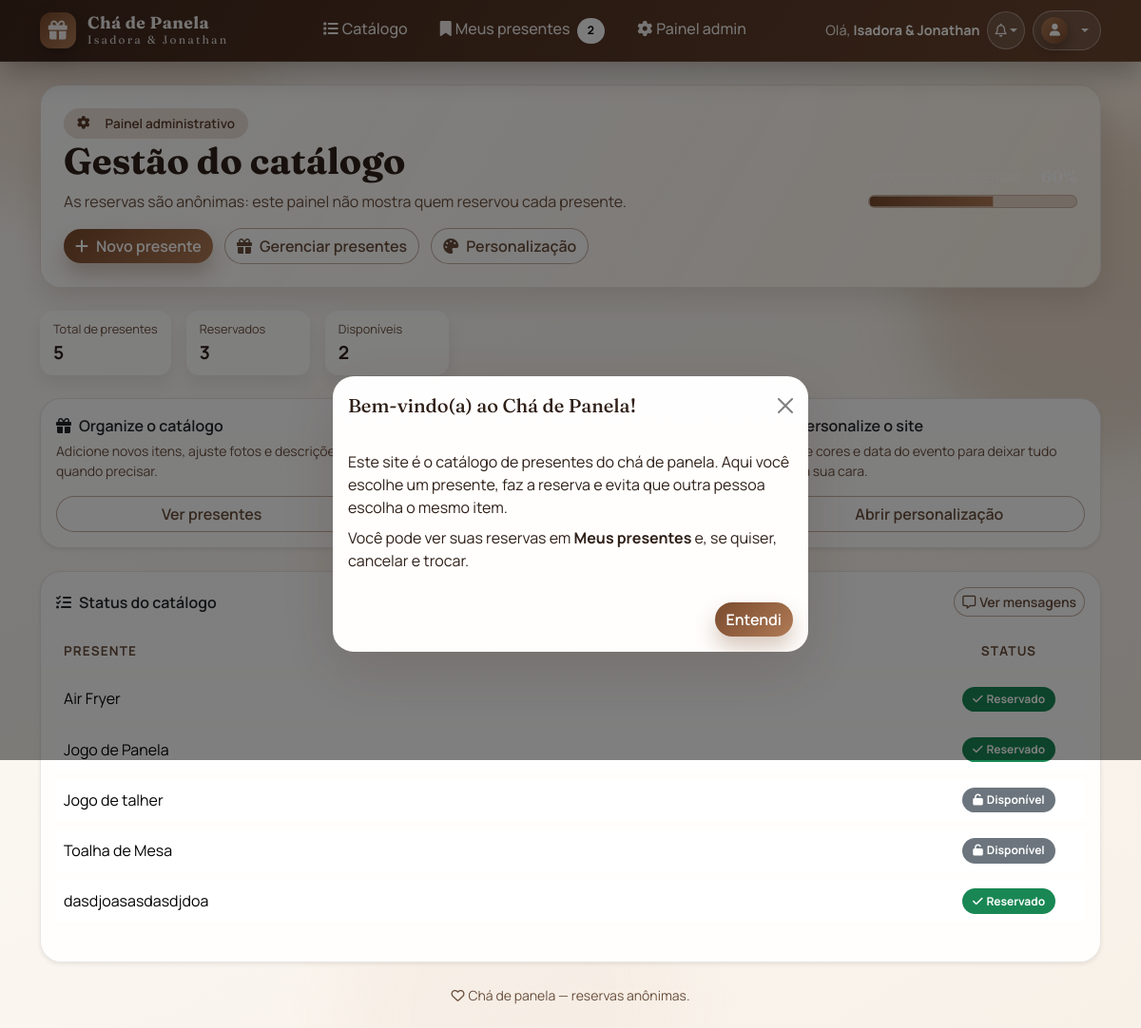
Page /painel/ (signed in) on the earlier database version.
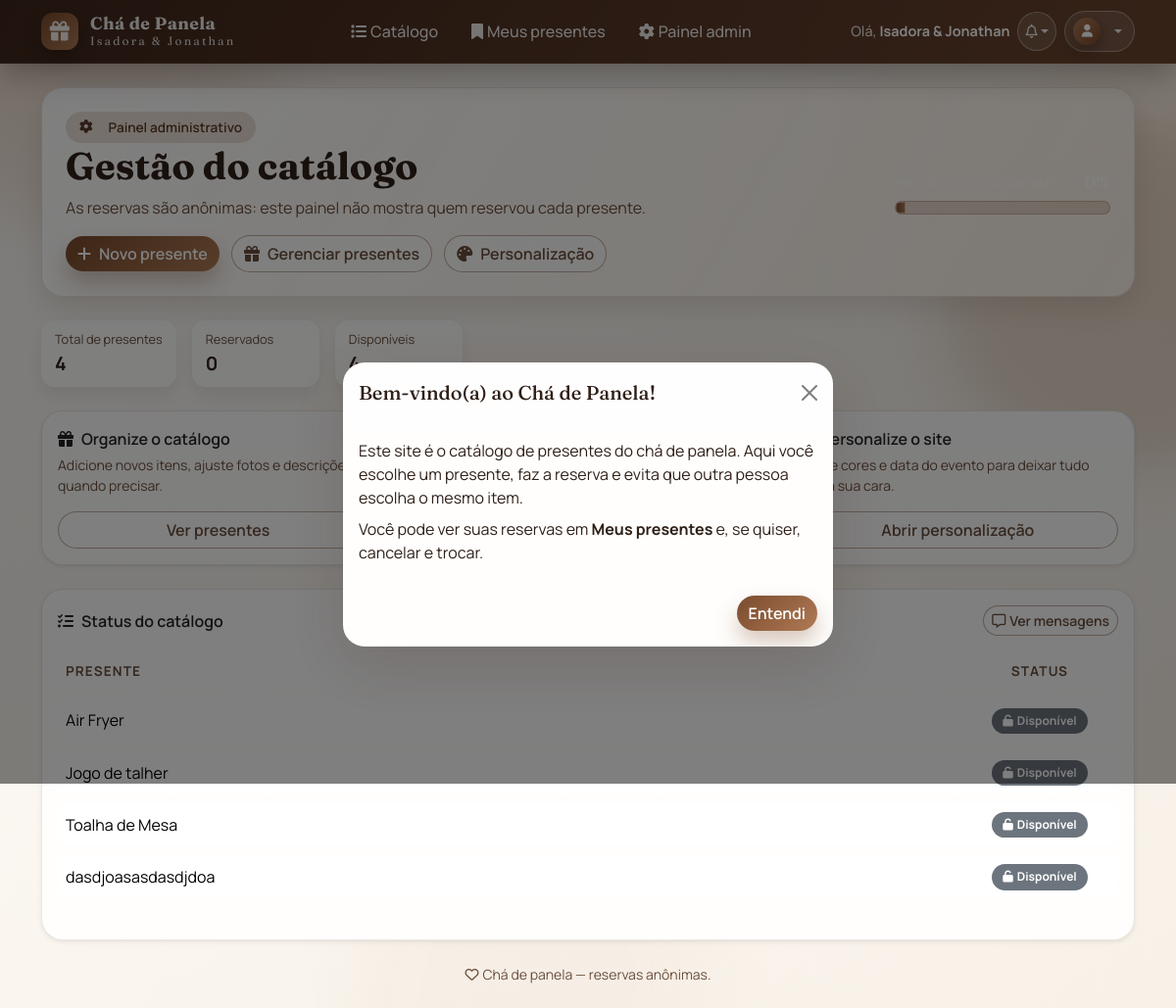
Same page on the later database version.
### core/models.py (models this page shows, shortened)
class Gift(models.Model):
    title = models.CharField(max_length=120)
    description = models.TextField(blank=True)
    image = models.ImageField(upload_to="gifts/", blank=True, null=True)
    image_2 = models.ImageField(upload_to="gifts/", blank=True, null=True)
    image_3 = models.ImageField(upload_to="gifts/", blank=True, null=True)
    purchase_links = models.TextField(blank=True)
    is_active = models.BooleanField(default=True)
    created_at = models.DateTimeField(auto_now_add=True)
    updated_at = models.DateTimeField(auto_now=True)

### core/views.py (the view)
# urls.py: path("painel/", views.painel_dashboard, name="painel_dashboard"),
@event_admin_required
def painel_dashboard(request):
    total = Gift.objects.filter(is_active=True).count()
    reserved = Reservation.objects.count()
    available = total - reserved
    percent = round((reserved / total) * 100, 1) if total else 0.0
    percent_css = f"{percent:.2f}"
    percent_display = f"{percent:.0f}"
    site = SiteSettings.get_solo()
    days_left = None
    if site.event_date:
        days_left = (site.event_date - date.today()).days
    gifts = Gift.objects.filter(is_active=True).order_by("title").annotate(
        reserved=Exists(Reservation.objects.filter(gift=OuterRef("pk")))
    )
    return render(
        request,
        "painel/dashboard.html",
        {
            "total": total,
            "reserved": reserved,
            "available": available,
            "percent": percent,
            "percent_css": percent_css,
            "percent_display": percent_display,
            "days_left": days_left,
            "gifts": gifts,
        },
    )

### core/models.py (called while the page is built)
    @classmethod
    def get_solo(cls) -> "SiteSettings":
        obj, _created = cls.objects.get_or_create(pk=1)
        return obj

### templates/painel/dashboard.html (shortened to what the changed rows need)
{% extends "base.html" %}
{% block content %}
<section class="cp-hero mb-4">
  <div class="cp-hero-content">
    <h1 class="cp-title mb-2">Gestão do catálogo</h1>
  </div>
  <div class="cp-progress-wrap">
    <div class="progress cp-progress-dashboard">
      <div class="progress-bar" style="width: {{ percent_css }}%"></div>
    </div>
  </div>
</section>
<div class="cp-statline mb-4">
  <div class="cp-stat">
    <span>Total de presentes</span>
    <strong>{{ total }}</strong>
  </div>
  <div class="cp-stat">
    <span>Reservados</span>
    <strong>{{ reserved }}</strong>
  </div>
  <div class="cp-stat">
    <span>Disponíveis</span>
    <strong>{{ available }}</strong>
  </div>
</div>
<div class="card cp-card shadow-sm">
  <div class="card-body">
    <div class="table-responsive">
      <table class="table align-middle">
        <thead>
          <tr>
            <th>Presente</th>
            <th class="text-center" style="width: 160px;">Status</th>
          </tr>
        </thead>
        <tbody>
          {% for g in gifts %}
            <tr>
              <td>{{ g.title }}</td>
              <td class="text-center">
                {% if g.reserved %}
                  <span class="badge text-bg-success"><i class="fa-solid fa-check me-1"></i>Reservado</span>
                {% else %}
                  <span class="badge text-bg-secondary"><i class="fa-solid fa-unlock me-1"></i>Disponível</span>
                {% endif %}
              </td>
            </tr>
          {% empty %}
            <tr><td colspan="2" class="text-muted">Nenhum presente cadastrado.</td></tr>
          {% endfor %}
        </tbody>
      </table>
    </div>
  </div>
</div>
{% endblock %}

### templates/base.html (shortened to what the changed rows need)
<!doctype html>
<html lang="pt-br">
<head>
  <link href="https://cdn.jsdelivr.net/npm/bootstrap@5.3.3/dist/css/bootstrap.min.css" rel="stylesheet">
  <link href="https://cdnjs.cloudflare.com/ajax/libs/font-awesome/6.5.0/css/all.min.css" rel="stylesheet">
  <link rel="stylesheet" href="/static/css/styles.css">
</head>
<body class="cp-body">
<nav class="navbar navbar-expand-lg navbar-dark cp-navbar">
  <div class="container">
    <div class="collapse navbar-collapse" id="navMain">
      <ul class="navbar-nav mx-auto mb-2 mb-lg-0 cp-nav-center">
        {% if user.is_authenticated %}
          <li class="nav-item">
            <a class="nav-link" href="{% url 'meus_presentes' %}">
              <i class="fa-solid fa-bookmark me-1"></i>Meus presentes
              {% if my_reserved_count %}
                <span class="badge text-bg-light ms-1">{{ my_reserved_count }}</span>
              {% endif %}
            </a>
          </li>
        {% endif %}
      </ul>
    </div>
  </div>
</nav>
<main class="container my-4 cp-main">
  {% block content %}{% endblock %}
</main>
{% if show_welcome_modal %}
<div class="modal fade" id="welcomeModal" tabindex="-1" aria-labelledby="welcomeModalLabel" aria-hidden="true">
  <div class="modal-dialog modal-dialog-centered">
    <div class="modal-content cp-card">
      <div class="modal-header border-0">
        <h2 class="modal-title h5" id="welcomeModalLabel">Bem-vindo(a) ao Chá de Panela!</h2>
      </div>
    </div>
  </div>
</div>
{% endif %}
</body>
</html>

Differences in the rows shown:
no longer on this page (row edited): Gift: title "Jogo de Panela", shows "Reservado"
computed for Gift "Air Fryer": text "Reservado" → "Disponível"
computed for Gift "dasdjoasasdasdjdoa": text "Reservado" → "Disponível"
Other differences:
{{ percent_css }}: 60.00 → 0.00 (drawn)
{{ total }}: "5" → "4"
{{ reserved }}: "3" → "0"
{{ available }}: "2" → "4"
{{ my_reserved_count }}: "2" → (not shown)
